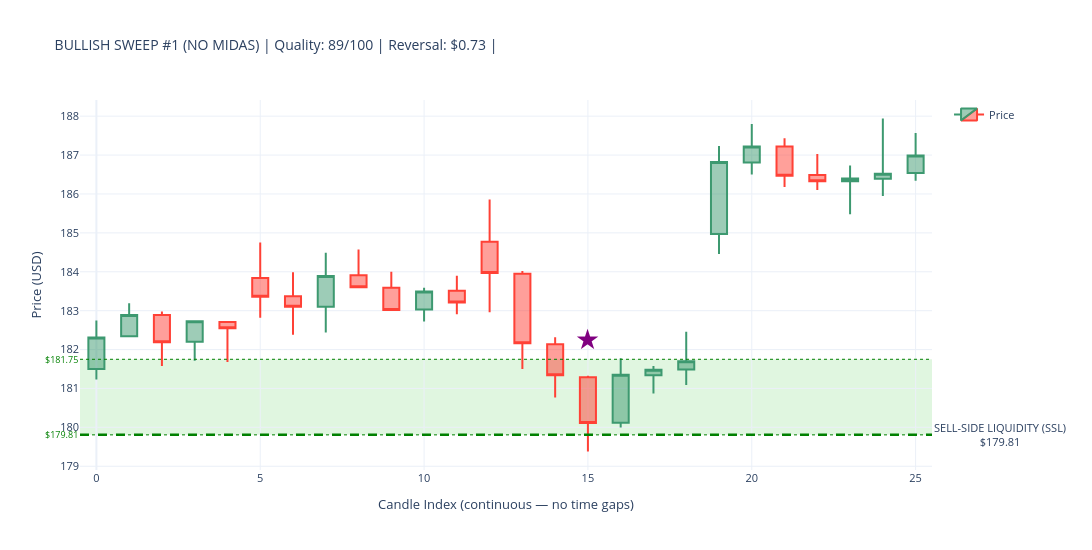
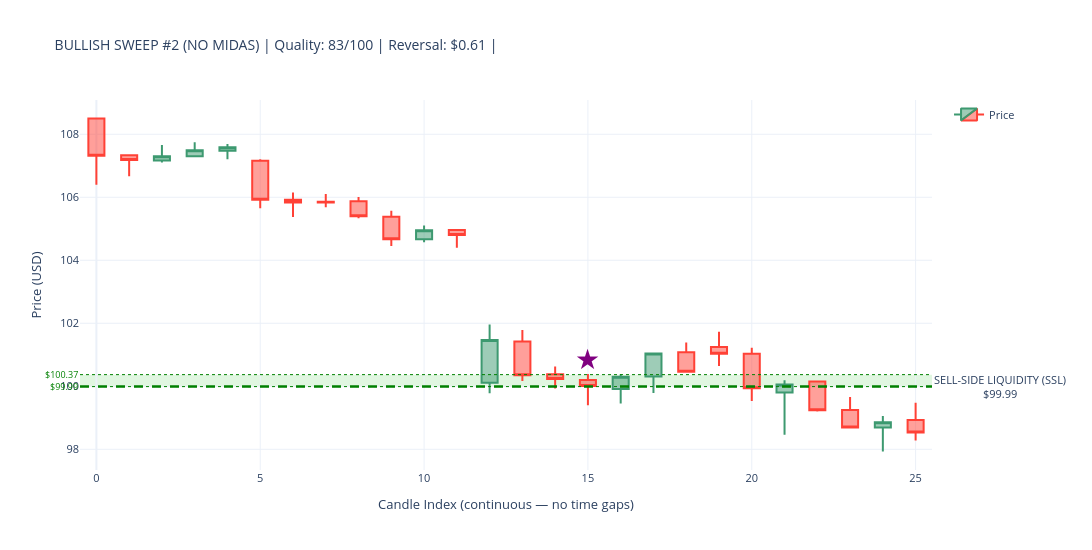
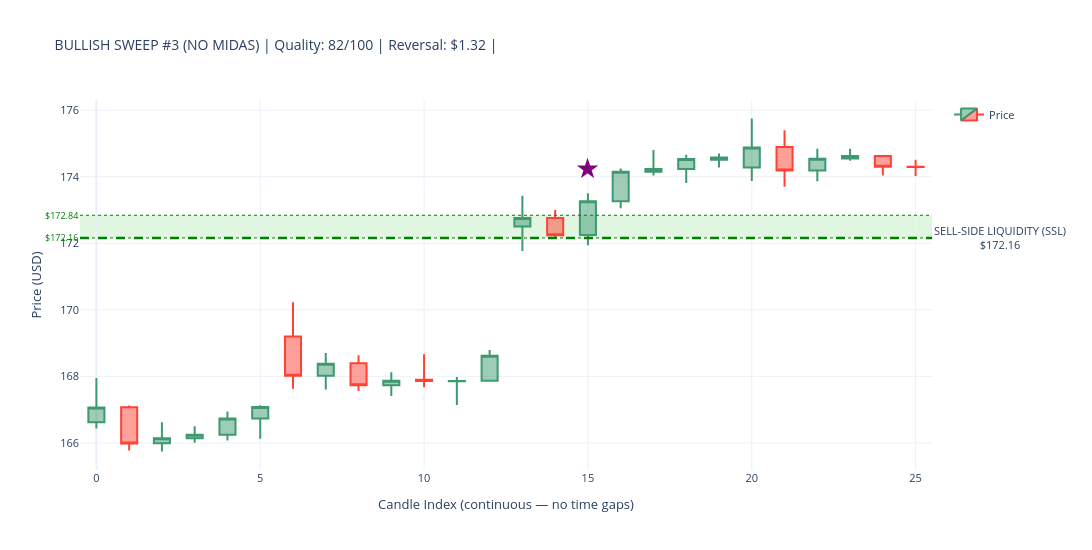
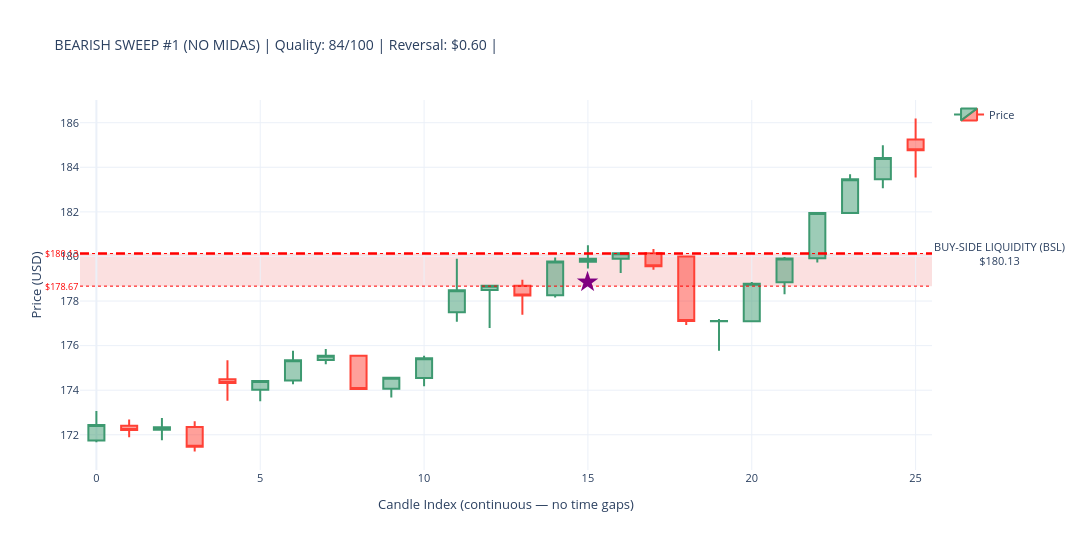

The code cell stored with these charts, in order, in its notebook:
### Code cell
# ---------------------------------------------------------------------------
# SWEEP DETECTION CANDLESTICK VISUALIZATIONS WITH LIQUIDITY ZONES
# ---------------------------------------------------------------------------

required_vars = ['sweeps_hourly_no_midas', 'sweeps_hourly_with_midas', 'hourly_data']
missing_vars  = [v for v in required_vars if v not in globals()]

if missing_vars:
    print(f"\n⚠ WARNING: Missing variables — {missing_vars}")
    print("Please execute Part 8 first. Skipping visualization...")
else:
    print("\n✓ All required variables present. Proceeding with visualization...")

if not missing_vars:

    print("\n" + "=" * 70)
    print("VISUALIZING TOP SWEEPS — CANDLESTICK CHARTS WITH LIQUIDITY ZONES")
    print("=" * 70)

    import plotly.graph_objects as go

    price_data = hourly_data.copy()
    print(f"\n✓ Hourly data: {len(price_data)} candles")
    print(f"  Date range: {price_data['timestamp'].min().date()} → "
          f"{price_data['timestamp'].max().date()}")

    print(f"\nSweep data check:")
    print(f"  NO MIDAS  : {len(sweeps_hourly_no_midas)} total sweeps")
    if len(sweeps_hourly_no_midas) > 0:
        print(f"    Bullish : {(sweeps_hourly_no_midas['sweep_type']=='BULLISH').sum()}")
        print(f"    Bearish : {(sweeps_hourly_no_midas['sweep_type']=='BEARISH').sum()}")
    print(f"  WITH MIDAS: {len(sweeps_hourly_with_midas)} total sweeps")
    if len(sweeps_hourly_with_midas) > 0:
        print(f"    Bullish : {(sweeps_hourly_with_midas['sweep_type']=='BULLISH').sum()}")
        print(f"    Bearish : {(sweeps_hourly_with_midas['sweep_type']=='BEARISH').sum()}")


    def make_candlestick_chart_with_zones(
        price_df, sweep_timestamp, zone_level,
        zone_top, zone_bottom,
        sweep_type, chart_title
    ):
        try:
            # ── exact-hour timestamp match ────────────────────────────────────
            sweep_ts       = pd.to_datetime(sweep_timestamp)
            sweep_ts_naive = sweep_ts.tz_localize(None) if sweep_ts.tzinfo else sweep_ts
            ts_col_naive   = pd.to_datetime(price_df['timestamp']).dt.tz_localize(None)

            exact = price_df[ts_col_naive == sweep_ts_naive]
            sweep_idx = exact.index[0] if len(exact) > 0 else (
                (ts_col_naive - sweep_ts_naive).abs().idxmin()
            )

            sweep_pos = price_df.index.get_loc(sweep_idx)
            start_pos = max(0, sweep_pos - 15)
            end_pos   = min(len(price_df) - 1, sweep_pos + 10)

            subset = price_df.iloc[start_pos : end_pos + 1].copy().reset_index(drop=True)
            subset['candle_idx'] = range(len(subset))

            # FIX: build hover text as a list — Candlestick uses `text`, not `hovertemplate`
            hover_texts = [
                (f"{row['timestamp'].strftime('%Y-%m-%d %H:%M')}<br>"
                 f"O: ${row['open']:.2f}  H: ${row['high']:.2f}<br>"
                 f"L: ${row['low']:.2f}   C: ${row['close']:.2f}")
                for _, row in subset.iterrows()
            ]

            # ── candlestick ───────────────────────────────────────────────────
            fig = go.Figure(data=[go.Candlestick(
                x=subset['candle_idx'],
                open=subset['open'],  high=subset['high'],
                low=subset['low'],    close=subset['close'],
                name='Price',
                text=hover_texts,          # ← was hovertemplate (unsupported)
                hoverinfo='text',          # tell Plotly to show our text on hover
            )])

            # ── ICT-correct zone labels + actual boundaries ───────────────────
            if sweep_type == 'BULLISH':
                fill_color = 'rgba(0,180,0,0.12)'
                line_color = 'green'
                zone_label = 'SELL-SIDE LIQUIDITY (SSL)'
            else:
                fill_color = 'rgba(220,0,0,0.12)'
                line_color = 'red'
                zone_label = 'BUY-SIDE LIQUIDITY (BSL)'

            fig.add_hrect(
                y0=zone_bottom, y1=zone_top,
                fillcolor=fill_color, opacity=1.0,
                layer='below', line_width=0,
            )
            fig.add_hline(
                y=zone_level,
                line_width=2.5, line_dash='dash', line_color=line_color,
                annotation_text=f'{zone_label}<br>${zone_level:.2f}',
                annotation_position='right',
                annotation=dict(font_size=11, bgcolor='rgba(255,255,255,0.85)')
            )
            for y_val in [zone_top, zone_bottom]:
                fig.add_hline(
                    y=y_val, line_width=1, line_dash='dot', line_color=line_color,
                    annotation_text=f'${y_val:.2f}', annotation_position='left',
                    annotation=dict(font_size=9, font_color=line_color)
                )

            # ── sweep marker ──────────────────────────────────────────────────
            sweep_subset_pos = sweep_pos - start_pos
            if 0 <= sweep_subset_pos < len(subset):
                row_c = subset.iloc[sweep_subset_pos]
                cr    = row_c['high'] - row_c['low']
                arrow_y = (row_c['high'] + cr * 0.5 if sweep_type == 'BULLISH'
                           else row_c['low'] - cr * 0.5)
                fig.add_annotation(
                    x=row_c['candle_idx'], y=arrow_y,
                    text='★', showarrow=False,
                    font=dict(size=28, color='purple'),
                    xanchor='center'
                )

            fig.update_layout(
                title=dict(text=chart_title, font=dict(size=14)),
                yaxis_title='Price (USD)',
                xaxis_title='Candle Index (continuous — no time gaps)',
                template='plotly_white',
                height=550, width=1150,
                hovermode='x unified',
                xaxis_rangeslider_visible=False,
                xaxis=dict(type='linear'),
                showlegend=True,
                font=dict(size=11),
                margin=dict(l=80, r=160, t=100, b=80),
            )
            return fig

        except Exception as e:
            print(f"      ✗ Error ({type(e).__name__}): {e}")
            return None


    def plot_sweep_set(sweeps_df, label):
        if sweeps_df.empty:
            print(f"\n✗ No sweeps in {label} dataset")
            return

        print(f"\n{'=' * 70}")
        print(f"{label} SWEEPS WITH LIQUIDITY ZONES")
        print('=' * 70)

        for sweep_type, side_label in [
            ('BULLISH', 'SSL Raids (demand zone sweeps — bullish reversal)'),
            ('BEARISH', 'BSL Raids (supply zone sweeps — bearish reversal)'),
        ]:
            subset = (
                sweeps_df[sweeps_df['sweep_type'] == sweep_type]
                .nlargest(3, 'sweep_quality_score')
            )
            print(f"\n{side_label}  ({len(subset)} shown):")

            for i, (_, row) in enumerate(subset.iterrows(), 1):
                z_top = float(row.get('zone_top',    row['zone_level'] * 1.005))
                z_bot = float(row.get('zone_bottom', row['zone_level'] * 0.995))

                title = (
                    f"{sweep_type} SWEEP #{i} ({label}) | "
                    f"Quality: {row['sweep_quality_score']:.0f}/100 | "
                    f"Reversal: ${row['reversal_distance']:.2f} | "
                )
                print(f"  {i}. {row['timestamp']}  zone=${row['zone_level']:.2f}")

                fig = make_candlestick_chart_with_zones(
                    price_data,
                    sweep_timestamp = row['timestamp'],
                    zone_level      = row['zone_level'],
                    zone_top        = z_top,
                    zone_bottom     = z_bot,
                    sweep_type      = sweep_type,
                    chart_title     = title,
                )
                if fig:
                    fig.show()
                else:
                    print("      → Could not create chart")


    plot_sweep_set(sweeps_hourly_no_midas,   'NO MIDAS')
    plot_sweep_set(sweeps_hourly_with_midas, 'WITH MIDAS')

    print("\n" + "=" * 70)
    print("✓ LIQUIDITY ZONE SWEEP VISUALIZATION COMPLETE")
    print("=" * 70)
    print("\nVISUAL LEGEND:")
    print("  🟢 GREEN ZONE : Demand zone — SSL raid (BULLISH sweep, reversal up)")
    print("  🔴 RED ZONE   : Supply zone — BSL raid (BEARISH sweep, reversal down)")
    print("  ★ Star        : Exact sweep detection candle")
    print("  - - Dashed    : Zone midline (zone_level)")
    print("  ··· Dotted    : Actual zone top / bottom boundaries")

### Figure 1 — Plotly figure (JSON) as saved in the notebook; plotly's stock layout.template omitted (floating-point values rounded to 4 significant figures)
{"data": [{"close": [182.3, 182.9, 182.2, 182.7, 182.6, 183.4, 183.1, 183.9, 183.6, 183.0, 183.5, 183.2, 184.0, 182.2, 181.3, 180.1, 181.3, 181.5, 181.7, 186.8, 187.2, 186.5, 186.3, 186.4, 186.5, 187.0], "high": [182.8, 183.2, 183.0, 182.7, 182.7, 184.8, 184.0, 184.5, 184.6, 184.0, 183.6, 183.9, 185.9, 184.0, 182.3, 181.3, 181.8, 181.6, 182.5, 187.2, 187.8, 187.4, 187.0, 186.7, 187.9, 187.6], "hoverinfo": "text", "low": [181.2, 182.3, 181.6, 181.7, 181.7, 182.8, 182.4, 182.4, 183.6, 183.0, 182.7, 182.9, 183.0, 181.5, 180.8, 179.4, 180.0, 180.9, 181.1, 184.5, 186.5, 186.2, 186.1, 185.5, 185.9, 186.3], "name": "Price", "open": [181.5, 182.3, 182.9, 182.2, 182.7, 183.8, 183.4, 183.1, 183.9, 183.6, 183.0, 183.5, 184.8, 183.9, 182.1, 181.3, 180.1, 181.3, 181.5, 185.0, 186.8, 187.2, 186.5, 186.3, 186.4, 186.5], "text": ["2024-07-26 11:30<br>O: $181.50  H: $182.75<br>L: $181.23   C: $182.31", "2024-07-26 12:30<br>O: $182.34  H: $183.19<br>L: $182.33   C: $182.89", "2024-07-26 13:30<br>O: $182.89  H: $182.98<br>L: $181.58   C: $182.19", "2024-07-26 14:30<br>O: $182.20  H: $182.73<br>L: $181.71   C: $182.73", "2024-07-26 15:30<br>O: $182.71  H: $182.72<br>L: $181.68   C: $182.55", "2024-07-29 09:30<br>O: $183.84  H: $184.75<br>L: $182.82   C: $183.36", "2024-07-29 10:30<br>O: $183.37  H: $183.99<br>L: $182.38   C: $183.10", "2024-07-29 11:30<br>O: $183.10  H: $184.49<br>L: $182.44   C: $183.89", "2024-07-29 12:30<br>O: $183.91  H: $184.57<br>L: $183.60   C: $183.60", "2024-07-29 13:30<br>O: $183.59  H: $184.00<br>L: $182.99   C: $183.02", "2024-07-29 14:30<br>O: $183.03  H: $183.59<br>L: $182.72   C: $183.49", "2024-07-29 15:30<br>O: $183.51  H: $183.90<br>L: $182.91   C: $183.21", "2024-07-30 09:30<br>O: $184.77  H: $185.86<br>L: $182.96   C: $183.97", "2024-07-30 10:30<br>O: $183.95  H: $184.02<br>L: $181.50   C: $182.16", "2024-07-30 11:30<br>O: $182.14  H: $182.32<br>L: $180.77   C: $181.34", "2024-07-30 12:30<br>O: $181.29  H: $181.33<br>L: $179.38   C: $180.11", "2024-07-30 13:30<br>O: $180.12  H: $181.78<br>L: $180.00   C: $181.35", "2024-07-30 14:30<br>O: $181.34  H: $181.58<br>L: $180.87   C: $181.48", "2024-07-30 15:30<br>O: $181.49  H: $182.46<br>L: $181.09   C: $181.70", "2024-07-31 09:30<br>O: $184.97  H: $187.23<br>L: $184.46   C: $186.82", "2024-07-31 10:30<br>O: $186.81  H: $187.80<br>L: $186.50   C: $187.22", "2024-07-31 11:30<br>O: $187.22  H: $187.43<br>L: $186.18   C: $186.47", "2024-07-31 12:30<br>O: $186.49  H: $187.03<br>L: $186.10   C: $186.33", "2024-07-31 13:30<br>O: $186.33  H: $186.73<br>L: $185.48   C: $186.40", "2024-07-31 14:30<br>O: $186.39  H: $187.94<br>L: $185.95   C: $186.52", "2024-07-31 15:30<br>O: $186.54  H: $187.57<br>L: $186.34   C: $186.99"], "type": "candlestick", "x": [0, 1, 2, 3, 4, 5, 6, 7, 8, 9, 10, 11, 12, 13, 14, 15, 16, 17, 18, 19, 20, 21, 22, 23, 24, 25]}], "layout": {"annotations": [{"bgcolor": "rgba(255,255,255,0.85)", "font": {"size": 11}, "showarrow": false, "text": "SELL-SIDE LIQUIDITY (SSL)<br>$179.81", "x": 1, "xanchor": "left", "xref": "x domain", "y": 179.8, "yanchor": "middle", "yref": "y"}, {"font": {"color": "green", "size": 9}, "showarrow": false, "text": "$181.75", "x": 0, "xanchor": "right", "xref": "x domain", "y": 181.8, "yanchor": "middle", "yref": "y"}, {"font": {"color": "green", "size": 9}, "showarrow": false, "text": "$179.81", "x": 0, "xanchor": "right", "xref": "x domain", "y": 179.8, "yanchor": "middle", "yref": "y"}, {"font": {"color": "purple", "size": 28}, "showarrow": false, "text": "★", "x": 15, "xanchor": "center", "y": 182.3}], "font": {"size": 11}, "height": 550, "hovermode": "x unified", "margin": {"b": 80, "l": 80, "r": 160, "t": 100}, "shapes": [{"fillcolor": "rgba(0,180,0,0.12)", "layer": "below", "line": {"width": 0}, "opacity": 1, "type": "rect", "x0": 0, "x1": 1, "xref": "x domain", "y0": 179.8, "y1": 181.8, "yref": "y"}, {"line": {"color": "green", "dash": "dash", "width": 2.5}, "type": "line", "x0": 0, "x1": 1, "xref": "x domain", "y0": 179.8, "y1": 179.8, "yref": "y"}, {"line": {"color": "green", "dash": "dot", "width": 1}, "type": "line", "x0": 0, "x1": 1, "xref": "x domain", "y0": 181.8, "y1": 181.8, "yref": "y"}, {"line": {"color": "green", "dash": "dot", "width": 1}, "type": "line", "x0": 0, "x1": 1, "xref": "x domain", "y0": 179.8, "y1": 179.8, "yref": "y"}], "showlegend": true, "title": {"font": {"size": 14}, "text": "BULLISH SWEEP #1 (NO MIDAS) | Quality: 89/100 | Reversal: $0.73 | "}, "width": 1150, "xaxis": {"rangeslider": {"visible": false}, "title": {"text": "Candle Index (continuous — no time gaps)"}, "type": "linear"}, "yaxis": {"title": {"text": "Price (USD)"}}}}

### Figure 2 — Plotly figure (JSON) as saved in the notebook; plotly's stock layout.template omitted (floating-point values rounded to 4 significant figures)
{"data": [{"close": [107.3, 107.2, 107.3, 107.5, 107.6, 105.9, 105.8, 105.8, 105.4, 104.7, 105.0, 104.8, 101.5, 100.3, 100.2, 100.0, 100.3, 101.0, 100.5, 101.0, 99.94, 100.1, 99.24, 98.69, 98.86, 98.53], "high": [108.5, 107.3, 107.7, 107.8, 107.7, 107.2, 106.2, 106.1, 106.0, 105.6, 105.1, 105.0, 102.0, 101.8, 100.6, 100.4, 100.4, 101.0, 101.4, 101.7, 101.2, 100.2, 100.2, 99.66, 99.06, 99.48], "hoverinfo": "text", "low": [106.4, 106.7, 107.1, 107.3, 107.2, 105.7, 105.4, 105.7, 105.3, 104.5, 104.6, 104.4, 99.78, 100.2, 99.93, 99.4, 99.45, 99.79, 100.5, 100.6, 99.53, 98.46, 99.2, 98.66, 97.93, 98.28], "name": "Price", "open": [108.5, 107.3, 107.2, 107.3, 107.5, 107.2, 105.9, 105.9, 105.9, 105.4, 104.7, 105.0, 100.1, 101.4, 100.4, 100.2, 99.91, 100.3, 101.1, 101.2, 101.0, 99.8, 100.2, 99.25, 98.69, 98.93], "text": ["2020-02-20 11:00<br>O: $108.50  H: $108.50<br>L: $106.40   C: $107.32", "2020-02-20 12:00<br>O: $107.33  H: $107.33<br>L: $106.67   C: $107.18", "2020-02-20 13:00<br>O: $107.17  H: $107.66<br>L: $107.10   C: $107.30", "2020-02-20 14:00<br>O: $107.30  H: $107.75<br>L: $107.30   C: $107.49", "2020-02-20 15:00<br>O: $107.48  H: $107.69<br>L: $107.21   C: $107.59", "2020-02-21 09:00<br>O: $107.16  H: $107.21<br>L: $105.65   C: $105.92", "2020-02-21 10:00<br>O: $105.92  H: $106.15<br>L: $105.37   C: $105.83", "2020-02-21 11:00<br>O: $105.86  H: $106.10<br>L: $105.68   C: $105.83", "2020-02-21 12:00<br>O: $105.87  H: $106.01<br>L: $105.33   C: $105.40", "2020-02-21 13:00<br>O: $105.38  H: $105.57<br>L: $104.45   C: $104.67", "2020-02-21 14:00<br>O: $104.67  H: $105.10<br>L: $104.57   C: $104.95", "2020-02-21 15:00<br>O: $104.96  H: $104.98<br>L: $104.40   C: $104.80", "2020-02-24 09:00<br>O: $100.11  H: $101.96<br>L: $99.78   C: $101.47", "2020-02-24 10:00<br>O: $101.42  H: $101.79<br>L: $100.17   C: $100.35", "2020-02-24 11:00<br>O: $100.38  H: $100.63<br>L: $99.93   C: $100.23", "2020-02-24 12:00<br>O: $100.20  H: $100.39<br>L: $99.40   C: $100.01", "2020-02-24 13:00<br>O: $99.91  H: $100.38<br>L: $99.45   C: $100.30", "2020-02-24 14:00<br>O: $100.31  H: $101.05<br>L: $99.79   C: $101.04", "2020-02-24 15:00<br>O: $101.08  H: $101.39<br>L: $100.46   C: $100.46", "2020-02-25 09:00<br>O: $101.25  H: $101.73<br>L: $100.64   C: $101.03", "2020-02-25 10:00<br>O: $101.03  H: $101.22<br>L: $99.53   C: $99.94", "2020-02-25 11:00<br>O: $99.80  H: $100.19<br>L: $98.46   C: $100.06", "2020-02-25 12:00<br>O: $100.15  H: $100.18<br>L: $99.20   C: $99.24", "2020-02-25 13:00<br>O: $99.25  H: $99.66<br>L: $98.66   C: $98.69", "2020-02-25 14:00<br>O: $98.69  H: $99.06<br>L: $97.93   C: $98.86", "2020-02-25 15:00<br>O: $98.93  H: $99.48<br>L: $98.28   C: $98.53"], "type": "candlestick", "x": [0, 1, 2, 3, 4, 5, 6, 7, 8, 9, 10, 11, 12, 13, 14, 15, 16, 17, 18, 19, 20, 21, 22, 23, 24, 25]}], "layout": {"annotations": [{"bgcolor": "rgba(255,255,255,0.85)", "font": {"size": 11}, "showarrow": false, "text": "SELL-SIDE LIQUIDITY (SSL)<br>$99.99", "x": 1, "xanchor": "left", "xref": "x domain", "y": 99.99, "yanchor": "middle", "yref": "y"}, {"font": {"color": "green", "size": 9}, "showarrow": false, "text": "$100.37", "x": 0, "xanchor": "right", "xref": "x domain", "y": 100.4, "yanchor": "middle", "yref": "y"}, {"font": {"color": "green", "size": 9}, "showarrow": false, "text": "$99.99", "x": 0, "xanchor": "right", "xref": "x domain", "y": 99.99, "yanchor": "middle", "yref": "y"}, {"font": {"color": "purple", "size": 28}, "showarrow": false, "text": "★", "x": 15, "xanchor": "center", "y": 100.9}], "font": {"size": 11}, "height": 550, "hovermode": "x unified", "margin": {"b": 80, "l": 80, "r": 160, "t": 100}, "shapes": [{"fillcolor": "rgba(0,180,0,0.12)", "layer": "below", "line": {"width": 0}, "opacity": 1, "type": "rect", "x0": 0, "x1": 1, "xref": "x domain", "y0": 99.99, "y1": 100.4, "yref": "y"}, {"line": {"color": "green", "dash": "dash", "width": 2.5}, "type": "line", "x0": 0, "x1": 1, "xref": "x domain", "y0": 99.99, "y1": 99.99, "yref": "y"}, {"line": {"color": "green", "dash": "dot", "width": 1}, "type": "line", "x0": 0, "x1": 1, "xref": "x domain", "y0": 100.4, "y1": 100.4, "yref": "y"}, {"line": {"color": "green", "dash": "dot", "width": 1}, "type": "line", "x0": 0, "x1": 1, "xref": "x domain", "y0": 99.99, "y1": 99.99, "yref": "y"}], "showlegend": true, "title": {"font": {"size": 14}, "text": "BULLISH SWEEP #2 (NO MIDAS) | Quality: 83/100 | Reversal: $0.61 | "}, "width": 1150, "xaxis": {"rangeslider": {"visible": false}, "title": {"text": "Candle Index (continuous — no time gaps)"}, "type": "linear"}, "yaxis": {"title": {"text": "Price (USD)"}}}}

### Figure 3 — Plotly figure (JSON) as saved in the notebook; plotly's stock layout.template omitted (floating-point values rounded to 4 significant figures)
{"data": [{"close": [167.1, 166.0, 166.1, 166.2, 166.7, 167.1, 168.0, 168.4, 167.7, 167.9, 167.9, 167.9, 168.6, 172.8, 172.2, 173.3, 174.2, 174.2, 174.5, 174.6, 174.9, 174.2, 174.5, 174.6, 174.3, 174.3], "high": [167.9, 167.1, 166.6, 166.5, 166.9, 167.1, 170.2, 168.7, 168.6, 168.1, 168.7, 168.0, 168.8, 173.4, 173.0, 173.5, 174.2, 174.8, 174.7, 174.7, 175.8, 175.4, 174.8, 174.8, 174.6, 174.5], "hoverinfo": "text", "low": [166.4, 165.8, 165.7, 166.0, 166.1, 166.1, 167.6, 167.6, 167.6, 167.4, 167.7, 167.1, 167.9, 171.8, 172.2, 171.9, 173.1, 174.0, 173.8, 174.3, 173.9, 173.7, 173.9, 174.5, 174.0, 174.0], "name": "Price", "open": [166.6, 167.1, 166.0, 166.1, 166.2, 166.7, 169.2, 168.0, 168.4, 167.7, 167.9, 167.8, 167.9, 172.5, 172.8, 172.2, 173.3, 174.2, 174.2, 174.5, 174.3, 174.9, 174.2, 174.6, 174.6, 174.3], "text": ["2024-02-20 10:30<br>O: $166.62  H: $167.95<br>L: $166.43   C: $167.06", "2024-02-20 11:30<br>O: $167.07  H: $167.12<br>L: $165.77   C: $165.98", "2024-02-20 12:30<br>O: $165.99  H: $166.62<br>L: $165.74   C: $166.14", "2024-02-20 13:30<br>O: $166.14  H: $166.50<br>L: $166.00   C: $166.24", "2024-02-20 14:30<br>O: $166.24  H: $166.94<br>L: $166.07   C: $166.73", "2024-02-20 15:30<br>O: $166.73  H: $167.13<br>L: $166.12   C: $167.08", "2024-02-21 09:30<br>O: $169.20  H: $170.23<br>L: $167.63   C: $168.02", "2024-02-21 10:30<br>O: $168.02  H: $168.70<br>L: $167.60   C: $168.38", "2024-02-21 11:30<br>O: $168.39  H: $168.63<br>L: $167.56   C: $167.73", "2024-02-21 12:30<br>O: $167.73  H: $168.12<br>L: $167.41   C: $167.87", "2024-02-21 13:30<br>O: $167.90  H: $168.66<br>L: $167.67   C: $167.86", "2024-02-21 14:30<br>O: $167.85  H: $167.98<br>L: $167.14   C: $167.86", "2024-02-21 15:30<br>O: $167.87  H: $168.79<br>L: $167.87   C: $168.62", "2024-02-22 09:30<br>O: $172.50  H: $173.43<br>L: $171.77   C: $172.76", "2024-02-22 10:30<br>O: $172.76  H: $173.00<br>L: $172.16   C: $172.24", "2024-02-22 11:30<br>O: $172.25  H: $173.50<br>L: $171.94   C: $173.26", "2024-02-22 12:30<br>O: $173.26  H: $174.25<br>L: $173.05   C: $174.15", "2024-02-22 13:30<br>O: $174.15  H: $174.80<br>L: $174.04   C: $174.23", "2024-02-22 14:30<br>O: $174.23  H: $174.66<br>L: $173.81   C: $174.53", "2024-02-22 15:30<br>O: $174.51  H: $174.70<br>L: $174.28   C: $174.58", "2024-02-23 09:30<br>O: $174.28  H: $175.75<br>L: $173.87   C: $174.88", "2024-02-23 10:30<br>O: $174.89  H: $175.40<br>L: $173.70   C: $174.19", "2024-02-23 11:30<br>O: $174.19  H: $174.84<br>L: $173.86   C: $174.54", "2024-02-23 12:30<br>O: $174.55  H: $174.84<br>L: $174.48   C: $174.62", "2024-02-23 13:30<br>O: $174.62  H: $174.63<br>L: $174.04   C: $174.30", "2024-02-23 14:30<br>O: $174.30  H: $174.51<br>L: $174.02   C: $174.29"], "type": "candlestick", "x": [0, 1, 2, 3, 4, 5, 6, 7, 8, 9, 10, 11, 12, 13, 14, 15, 16, 17, 18, 19, 20, 21, 22, 23, 24, 25]}], "layout": {"annotations": [{"bgcolor": "rgba(255,255,255,0.85)", "font": {"size": 11}, "showarrow": false, "text": "SELL-SIDE LIQUIDITY (SSL)<br>$172.16", "x": 1, "xanchor": "left", "xref": "x domain", "y": 172.2, "yanchor": "middle", "yref": "y"}, {"font": {"color": "green", "size": 9}, "showarrow": false, "text": "$172.84", "x": 0, "xanchor": "right", "xref": "x domain", "y": 172.8, "yanchor": "middle", "yref": "y"}, {"font": {"color": "green", "size": 9}, "showarrow": false, "text": "$172.16", "x": 0, "xanchor": "right", "xref": "x domain", "y": 172.2, "yanchor": "middle", "yref": "y"}, {"font": {"color": "purple", "size": 28}, "showarrow": false, "text": "★", "x": 15, "xanchor": "center", "y": 174.3}], "font": {"size": 11}, "height": 550, "hovermode": "x unified", "margin": {"b": 80, "l": 80, "r": 160, "t": 100}, "shapes": [{"fillcolor": "rgba(0,180,0,0.12)", "layer": "below", "line": {"width": 0}, "opacity": 1, "type": "rect", "x0": 0, "x1": 1, "xref": "x domain", "y0": 172.2, "y1": 172.8, "yref": "y"}, {"line": {"color": "green", "dash": "dash", "width": 2.5}, "type": "line", "x0": 0, "x1": 1, "xref": "x domain", "y0": 172.2, "y1": 172.2, "yref": "y"}, {"line": {"color": "green", "dash": "dot", "width": 1}, "type": "line", "x0": 0, "x1": 1, "xref": "x domain", "y0": 172.8, "y1": 172.8, "yref": "y"}, {"line": {"color": "green", "dash": "dot", "width": 1}, "type": "line", "x0": 0, "x1": 1, "xref": "x domain", "y0": 172.2, "y1": 172.2, "yref": "y"}], "showlegend": true, "title": {"font": {"size": 14}, "text": "BULLISH SWEEP #3 (NO MIDAS) | Quality: 82/100 | Reversal: $1.32 | "}, "width": 1150, "xaxis": {"rangeslider": {"visible": false}, "title": {"text": "Candle Index (continuous — no time gaps)"}, "type": "linear"}, "yaxis": {"title": {"text": "Price (USD)"}}}}

### Figure 4 — Plotly figure (JSON) as saved in the notebook; plotly's stock layout.template omitted (floating-point values rounded to 4 significant figures)
{"data": [{"close": [172.4, 172.2, 172.3, 171.5, 174.3, 174.4, 175.3, 175.6, 174.1, 174.6, 175.4, 178.5, 178.7, 178.2, 179.8, 179.9, 180.2, 179.6, 177.1, 177.1, 178.8, 179.9, 181.9, 183.5, 184.4, 184.8], "high": [173.1, 172.7, 172.8, 172.6, 175.3, 174.4, 175.8, 175.8, 175.6, 174.6, 175.6, 179.9, 178.7, 178.9, 179.9, 180.5, 180.2, 180.3, 180.0, 177.2, 178.9, 180.0, 182.0, 183.7, 185.0, 186.2], "hoverinfo": "text", "low": [171.7, 171.9, 171.8, 171.2, 173.5, 173.5, 174.3, 175.2, 174.0, 173.7, 174.2, 177.1, 176.8, 177.4, 178.2, 179.5, 179.3, 179.4, 176.9, 175.8, 177.1, 178.3, 179.7, 181.9, 183.1, 183.5], "name": "Price", "open": [171.7, 172.4, 172.2, 172.3, 174.5, 174.0, 174.4, 175.3, 175.6, 174.1, 174.6, 177.5, 178.5, 178.7, 178.3, 179.8, 179.9, 180.1, 180.0, 177.1, 177.1, 178.8, 179.9, 181.9, 183.5, 185.2], "text": ["2024-09-06 12:30<br>O: $171.74  H: $173.07<br>L: $171.66   C: $172.44", "2024-09-06 13:30<br>O: $172.41  H: $172.69<br>L: $171.89   C: $172.22", "2024-09-06 14:30<br>O: $172.23  H: $172.75<br>L: $171.76   C: $172.34", "2024-09-06 15:30<br>O: $172.35  H: $172.61<br>L: $171.25   C: $171.46", "2024-09-09 09:30<br>O: $174.49  H: $175.34<br>L: $173.53   C: $174.32", "2024-09-09 10:30<br>O: $174.02  H: $174.44<br>L: $173.51   C: $174.41", "2024-09-09 11:30<br>O: $174.43  H: $175.77<br>L: $174.27   C: $175.34", "2024-09-09 12:30<br>O: $175.35  H: $175.85<br>L: $175.17   C: $175.55", "2024-09-09 13:30<br>O: $175.55  H: $175.55<br>L: $174.03   C: $174.05", "2024-09-09 14:30<br>O: $174.06  H: $174.57<br>L: $173.67   C: $174.56", "2024-09-09 15:30<br>O: $174.55  H: $175.55<br>L: $174.18   C: $175.43", "2024-09-10 09:30<br>O: $177.50  H: $179.90<br>L: $177.07   C: $178.49", "2024-09-10 10:30<br>O: $178.50  H: $178.72<br>L: $176.79   C: $178.69", "2024-09-10 11:30<br>O: $178.69  H: $178.95<br>L: $177.38   C: $178.25", "2024-09-10 12:30<br>O: $178.26  H: $179.95<br>L: $178.16   C: $179.77", "2024-09-10 13:30<br>O: $179.76  H: $180.50<br>L: $179.46   C: $179.90", "2024-09-10 14:30<br>O: $179.90  H: $180.15<br>L: $179.26   C: $180.15", "2024-09-10 15:30<br>O: $180.14  H: $180.34<br>L: $179.40   C: $179.56", "2024-09-11 09:30<br>O: $180.00  H: $180.03<br>L: $176.92   C: $177.11", "2024-09-11 10:30<br>O: $177.09  H: $177.20<br>L: $175.77   C: $177.10", "2024-09-11 11:30<br>O: $177.09  H: $178.86<br>L: $177.06   C: $178.78", "2024-09-11 12:30<br>O: $178.84  H: $179.98<br>L: $178.30   C: $179.91", "2024-09-11 13:30<br>O: $179.92  H: $182.00<br>L: $179.73   C: $181.95", "2024-09-11 14:30<br>O: $181.95  H: $183.69<br>L: $181.91   C: $183.47", "2024-09-11 15:30<br>O: $183.47  H: $184.99<br>L: $183.06   C: $184.42", "2024-09-12 09:30<br>O: $185.25  H: $186.19<br>L: $183.54   C: $184.77"], "type": "candlestick", "x": [0, 1, 2, 3, 4, 5, 6, 7, 8, 9, 10, 11, 12, 13, 14, 15, 16, 17, 18, 19, 20, 21, 22, 23, 24, 25]}], "layout": {"annotations": [{"bgcolor": "rgba(255,255,255,0.85)", "font": {"size": 11}, "showarrow": false, "text": "BUY-SIDE LIQUIDITY (BSL)<br>$180.13", "x": 1, "xanchor": "left", "xref": "x domain", "y": 180.1, "yanchor": "middle", "yref": "y"}, {"font": {"color": "red", "size": 9}, "showarrow": false, "text": "$180.13", "x": 0, "xanchor": "right", "xref": "x domain", "y": 180.1, "yanchor": "middle", "yref": "y"}, {"font": {"color": "red", "size": 9}, "showarrow": false, "text": "$178.67", "x": 0, "xanchor": "right", "xref": "x domain", "y": 178.7, "yanchor": "middle", "yref": "y"}, {"font": {"color": "purple", "size": 28}, "showarrow": false, "text": "★", "x": 15, "xanchor": "center", "y": 178.9}], "font": {"size": 11}, "height": 550, "hovermode": "x unified", "margin": {"b": 80, "l": 80, "r": 160, "t": 100}, "shapes": [{"fillcolor": "rgba(220,0,0,0.12)", "layer": "below", "line": {"width": 0}, "opacity": 1, "type": "rect", "x0": 0, "x1": 1, "xref": "x domain", "y0": 178.7, "y1": 180.1, "yref": "y"}, {"line": {"color": "red", "dash": "dash", "width": 2.5}, "type": "line", "x0": 0, "x1": 1, "xref": "x domain", "y0": 180.1, "y1": 180.1, "yref": "y"}, {"line": {"color": "red", "dash": "dot", "width": 1}, "type": "line", "x0": 0, "x1": 1, "xref": "x domain", "y0": 180.1, "y1": 180.1, "yref": "y"}, {"line": {"color": "red", "dash": "dot", "width": 1}, "type": "line", "x0": 0, "x1": 1, "xref": "x domain", "y0": 178.7, "y1": 178.7, "yref": "y"}], "showlegend": true, "title": {"font": {"size": 14}, "text": "BEARISH SWEEP #1 (NO MIDAS) | Quality: 84/100 | Reversal: $0.60 | "}, "width": 1150, "xaxis": {"rangeslider": {"visible": false}, "title": {"text": "Candle Index (continuous — no time gaps)"}, "type": "linear"}, "yaxis": {"title": {"text": "Price (USD)"}}}}
